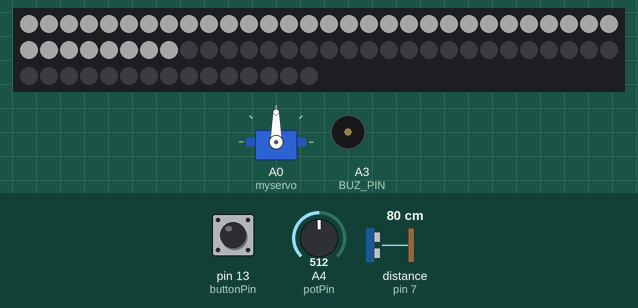
A sketch run on a simulated Arduino Uno, built with avr-gcc and run on an emulated ATmega328P. Parts: servo, 75 RGB LEDs in strip order, left to right, continuing on the next row, buzzer (waves = sounding). Inputs (shaded band) come from the test bench; at power-on: A4 (potPin) = 512, pin 13 (buttonPin) LOW, distance to the obstacle (sensor on pin 7) 80 cm. The echo pulse lasts 58.3 µs per cm; dim RGB values are drawn brighter than linear; what the sketch prints to the serial monitor is not drawn.

Above: at 1.2 s.
1.3 s: A4 (potPin) set to 1010
At 2.4 s:
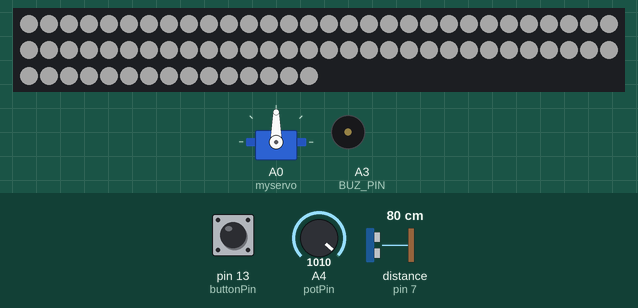
2.8 s: A4 (potPin) set to 5
At 3.7 s:
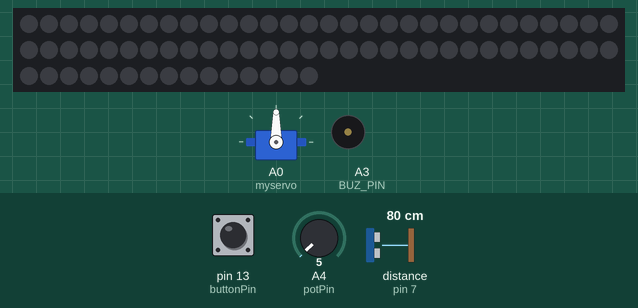
4.3 s: pin 13 (buttonPin) pulled HIGH for 3.2 s
At 5.34 s:
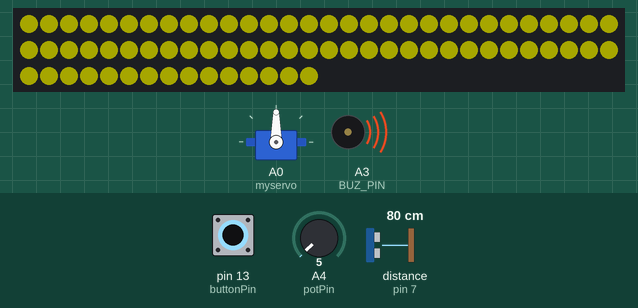
At 6.3 s:
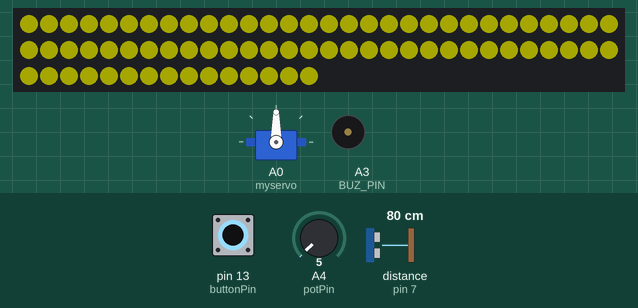
9.0 s: distance to the obstacle (sensor on pin 7) set to 18 cm
10.5 s: distance to the obstacle (sensor on pin 7) set to 14 cm
12.1 s: distance to the obstacle (sensor on pin 7) set to 11 cm
13.6 s: distance to the obstacle (sensor on pin 7) set to 8 cm
Timing chart, 0 to 16.1 s (numbered marks = the images above; inputs shaded):
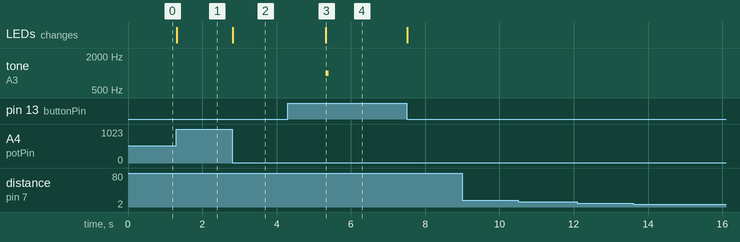

The sketch:

CRITTER_FINAL.ino
```cpp
#include <TimerFreeTone.h>
#include <Servo.h> //Timer 1
#include "NewPing.h" //Timer 2
#include <APA102.h>

/* PINS!!
 *  LED clock (yellow): 6
 *  Ultrasonic echo (yellow): 7
 *  Ultrasonic trig (green): 8
 *  LED data (green):9
 *  Button: 13
 *
 *  Servo: A0
 *  Buzzer: A3
 *  Potentiometer: A4
 */

// LED strip
const uint8_t dataPin = 9;
const uint8_t clockPin = 6;
APA102<dataPin, clockPin> ledStrip;

// Set the number of LEDs to control.
const uint16_t ledCount = 75; //ADJUST ACCORDINGLY
// Create a buffer for holding the colors (3 bytes per color).
rgb_color colors[ledCount];
// Set the brightness to use (the maximum is 31).
const uint8_t brightness = 5; //ADJUST ACCORDINGLY!!

Servo myservo;

//buzzer
#define BUZ_PIN A3

//potentiometer
const int potPin = A4;
int potValue = 0;
int val;

//button
const int buttonPin = 13;
int buttonState = LOW;

// ultrasonic sensor
const int TRIG_PIN = 8; // Arduino pin connected to Ultrasonic Sensor's TRIG pin
const int ECHO_PIN = 7; // Arduino pin connected to Ultrasonic Sensor's ECHO pin
#define MAX_DISTANCE 400
NewPing sonar(TRIG_PIN, ECHO_PIN, MAX_DISTANCE);

//defining other variables
float displayTimeSecs = 5; //how long do you want each number on display to show (in secs)
float displayTime = (displayTimeSecs * 5000);
float pausedTime = 0;
long startNumber = 0; //countdown starts with this number
long endNumber = 0; //countdown ends with this number
float duration_1, distance_1, duration_2, distance_2;
static unsigned long currentTime;
long time1, time2 = 0;
static long timerStart = 0;

const int elev_position = 90; //normal head position
const int low_position = 0; //retracted head position
const int volume = 10; // max is 10

void setup(){
    pinMode(buttonPin, INPUT);
    myservo.attach(A0);
    myservo.write(elev_position);
    Serial.begin (9600);
}

void loop() {

  currentTime = millis();

  duration_1 = sonar.ping();
  distance_1 = (duration_1 / 2) * 0.0343;

  if (5 < distance_1 and distance_1 < 15) { //senses hand above
    time1 = currentTime;
  }

  else{
    time1 = 0;
  }

  while (time1 > 0) { //once hand is detected
    if (millis()-time1 >= 100) { //(CHANGE FOR DIFF. TIME BTWN DISTANCE MEASUREMENTS)
      duration_2 = sonar.ping();
      distance_2 = (duration_2 / 2) * 0.0343;

      Serial.println("DIST DIFF: ");
      Serial.print(distance_1-distance_2);
      Serial.println("DIST 2: ");
      Serial.print(distance_2);
      Serial.println("__________________________");

      if ((distance_1 - distance_2) > 5 && abs(distance_1 - distance_2) < 50 && distance_2 != 0 && distance_2 < 40) {
        timerStart = -1;
        pausedTime = startNumber;
        time1 = 0;
        goto alarm;
      }
      time1 = 0;
    }
  }

  // adjusting time to set timer
  if (timerStart == 0) {
    buttonState = LOW;
    potValue = analogRead(potPin);
    val = map(potValue, 0, 1023, 0, ledCount+1);

    ledStrip.startFrame();
    for(uint16_t i = 0; i < ledCount; i++)
    {
      if (i < val) {
          ledStrip.sendColor(255, 255, 255, brightness);
        }
        else {
          ledStrip.sendColor(0, 0, 0, 0);
        }
    }
    ledStrip.endFrame(ledCount);


    buttonState = digitalRead(buttonPin);

    if (buttonState == HIGH) {
        startNumber = val;
        timerStart = currentTime;
        buttonState = LOW;
      }
  }

  // during countdown
  if (timerStart > 0 && millis()-timerStart >= 1000) {
    timerStart += 1000;
    startNumber--;

    ledStrip.startFrame();
    for(uint16_t i = 0; i < ledCount; i++)
    {
      if (i < startNumber) {
        ledStrip.sendColor(255, 255, 255, brightness);
      }
      else {
        ledStrip.sendColor(0, 0, 0, 0);
      }
    }
    ledStrip.endFrame(ledCount);

    if (startNumber < endNumber && timerStart != 0) { //end of timer

      startNumber--;
      ledStrip.startFrame();
      for(uint16_t i = 0; i < ledCount; i++)
      {
        ledStrip.sendColor(255, 255, 0, brightness);
      }
      ledStrip.endFrame(ledCount);

      while (buttonState == LOW) {

        currentTime = millis();
        duration_1 = sonar.ping();
        distance_1 = (duration_1 / 2) * 0.0343;

        if (5 < distance_1 and distance_1 < 15) { //senses hand above
          time1 = currentTime;
        }

        else{
          time1 = 0;
        }
        TimerFreeTone(BUZ_PIN,1000,80,volume);
        while (time1 > 0) { //once hand is detected
          if (millis()-time1 >= 1) { //(CHANGE FOR DIFF. TIME BTWN DISTANCE MEASUREMENTS)
            duration_2 = sonar.ping();
            distance_2 = (duration_2 / 2) * 0.0343;

            if ((distance_1 - distance_2) > 5 && abs(distance_1 - distance_2) < 50 && distance_2 != 0 && distance_2 < 40) {
              Serial.println("TEST WORKING?");
              timerStart = -1;
              pausedTime = 0;
              time1 = 0;
              goto alarm;
            }
            time1 = 0;
          }
        }

        buttonState = digitalRead(buttonPin);
      }

      while (buttonState == HIGH) {
        buttonState = digitalRead(buttonPin);
        timerStart = 0;
      }
      buttonState = LOW;

    }
  }

  alarm:
    if (timerStart < 0) {
      buttonState = digitalRead(buttonPin);
      myservo.write(low_position);

      while (buttonState == LOW) {
        TimerFreeTone(BUZ_PIN,5000,50,volume);
        ledStrip.startFrame();
        for(uint16_t i = 0; i < ledCount; i++)
        {
          ledStrip.sendColor(255, 0, 0, brightness);
        }
        ledStrip.endFrame(ledCount);

        buttonState = digitalRead(buttonPin);
      }
      while (buttonState == HIGH) {
        buttonState = digitalRead(buttonPin);
      }
      if (pausedTime != 0) {
        startNumber = pausedTime;
        timerStart = currentTime;
      }
      else {
        timerStart = 0;
      }

      myservo.write(elev_position);
      time1 = 0;
      buttonState = LOW;
    }
}
```

Measured:
- after the input at 1.3 s, the LEDs: change at once (image 1)
- after the input at 2.8 s, the LEDs: change at once (image 2)
- after the input at 4.3 s, tone on A3 (BUZ_PIN): silent → 1000 Hz after 1.0 s, → silent 0.08 s later; the LEDs: change after 1.0 s (image 3)
- after the input at 9.0 s, every drawn part: stays the same
- after the input at 10.5 s, every drawn part: stays the same
- after the input at 12.1 s, every drawn part: stays the same
- after the input at 13.6 s, every drawn part: stays the same
